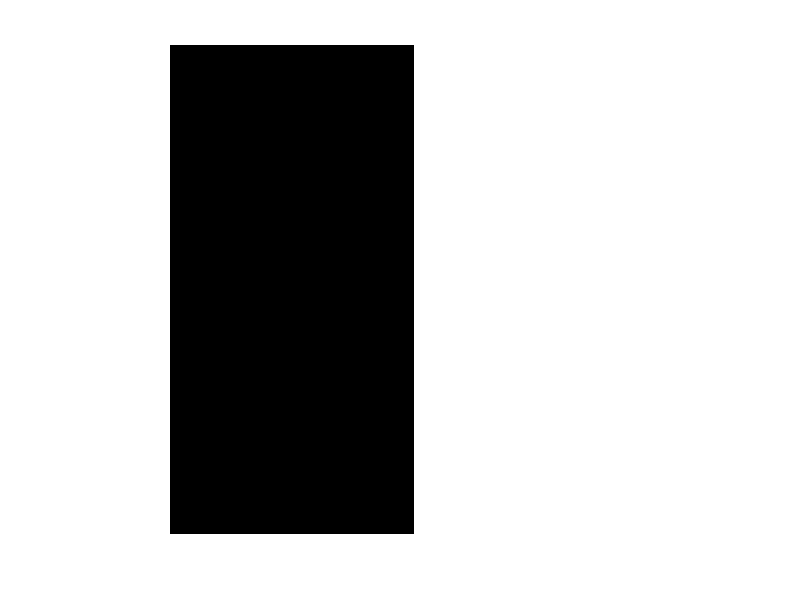

Write MATLAB code to recreate this figure. (Note: this script raises an error after producing the figure.)
%% DFT-1 Siyah-beyaz tek kenar
close all; clear all;
a = [zeros(256,128), ones(256,128)];
imshow(a);
a_ft = fftshift(fft2(a));
figure; fftshow(a_ft, 'log');
figure; fftshow(a_ft, 'abs');


%% DFT 2 Siyah zemin beyaz kutu
close all;
a = zeros(256,256);
a(78:178, 78:178) = 1;
imshow(a)

a_ft = fftshift(fft2(a));
figure; fftshow(a_ft, 'log');

figure; imshow(uint8(abs(a_ft)));
%% DFT-3 45 derece cevrilmis beyaz kutu

clc; close all;
[x,y]=meshgrid(1:256,1:256);
b=(x+y<329)&(x+y>182)&(x-y>-67)&(x-y<73);
imshow(b);

b_ft = fftshift(fft2(b));
figure; fftshow(b_ft,'log');


%% Dusuk geciren filtre
close all;
cm = imread('cameraman.tif');
imshow(cm);
cm_ft = fftshift(fft2(cm));
figure; fftshow(cm_ft, 'log');

[x,y] = meshgrid(-128:127, -128:127);
z = sqrt(x.^2 + y.^2);
b = (z < 50);
cm_ft_lp = cm_ft.*b;
figure; fftshow(cm_ft_lp, 'log');

cm_2 = uint8(abs(ifft2(cm_ft_lp)));
figure; imshow(cm_2);


%% Yuksek geciren filtre
close all;
cm = imread('cameraman.tif');
imshow(cm);
cm_ft = fftshift(fft2(cm));
figure; fftshow(cm_ft, 'log');

[x,y] = meshgrid(-128:127, -128:127);
z = sqrt(x.^2 + y.^2);
b = (z > 30);
cm_ft_lp = cm_ft.*b;
figure; fftshow(cm_ft_lp, 'log');

cm_2 = uint8(abs(ifft2(cm_ft_lp)));
figure; imshow(cm_2);

%% Butterworth dusuk geciren
close all;
cm = imread('cameraman.tif');
imshow(cm);
cm_ft = fftshift(fft2(cm));
figure; fftshow(cm_ft, 'log');

bw=tiefbutter(cm,10,2);
cm_ft_bw = cm_ft.*bw;
figure; fftshow(cm_ft_bw, 'log');

cm_2 = uint8(abs(ifft2(cm_ft_bw)));
figure; imshow(cm_2);
%% Butterworth yuksek geciren
close all;
cm = imread('cameraman.tif');
imshow(cm);
cm_ft = fftshift(fft2(cm));
figure; fftshow(cm_ft, 'log');

bw=hochbutter(cm,15,2);
cm_ft_bw = cm_ft.*bw;
figure; fftshow(cm_ft_bw, 'log');

cm_2 = uint8(abs(ifft2(cm_ft_bw)));
figure; imshow(cm_2);


%% Gaussian filtresi (Dusuk geciren)
close all;
cm = imread('cameraman.tif');
imshow(cm);
cm_ft = fftshift(fft2(cm));
figure; fftshow(cm_ft, 'log');

g = mat2gray(fspecial('gaussian',256,15));
cm_g = cm_ft.*g;
figure; fftshow(cm_g, 'log');
cm_2 = uint8(abs(ifft2(cm_g)));
figure; imshow(cm_2);
%% Gaussian filtresi (Yuksek geciren)
close all;
cm = imread('cameraman.tif');
imshow(cm);
cm_ft = fftshift(fft2(cm));
figure; fftshow(cm_ft, 'log');

g = mat2gray(fspecial('gaussian',256,15));
cm_g = cm_ft.*(1-g);
figure; fftshow(cm_g, 'log');
cm_2 = uint8(abs(ifft2(cm_g)));
figure; imshow(cm_2);

%% Periyodik gurultu
% Band filtresi
close all;
cm = imread('cameraman.tif');
imshow(cm);

[x,y] = meshgrid(1:256, 1:256);
noise = 1+sin(x+y/1.5);

cm_n = (double(cm)/128+noise)/4;
figure; imshow(cm_n);

cm_ft = fftshift(fft2(cm_n));
figure; fftshow(cm_ft, 'log');

[x,y] = meshgrid(-128:127, -128:127);
z = sqrt(x.^2 + y.^2);
b = (z<45) | (z>55);
cm_bnd = cm_ft.*b;
figure; fftshow(cm_bnd, 'log');

cm_2 = abs(ifft2(cm_bnd));
figure; imshow(cm_2);

%% Centik (Notch) filtresi
close all;
cm = imread('cameraman.tif');

[x,y] = meshgrid(1:256, 1:256);
noise = 1+sin(x+y/1.5);

cm_n = (double(cm)/128+noise)/4;
figure; imshow(cm_n);

cm_ft = fftshift(fft2(cm_n));
figure; fftshow(cm_ft, 'log');

cm_ft(150:158,:)=0;
cm_ft(98:104,:)=0;
cm_ft(:,168:172)=0;
cm_ft(:,86:90)=0;

figure; fftshow(cm_ft, 'log');
cm_2 = ifft2(cm_ft);
figure; imshow(abs(cm_2));

%%
% Frage 1: Grundlegende FFT-Anwendung
close all;

% Erstellen Sie ein Bild wie frage_1.png
a = zeros(256, 256);

for i = 1:32:256
    a(i:i+15, :) = 0;
    a(i+16:i+31, :) = 1;
end

imshow(a);

% und wenden Sie den FFT-Prozess an
a_ft = fftshift(fft2(a));
figure;
fftshow(a_ft, 'log');



%%
% Frage 2: Frequenzfilterung
% Laden Sie das Bild „cameraman.tif" und fuehren Sie 
% den Frequenzfilterungsprozess unter Berücksichtigung 
% des gegebenen filter_frage_2-Bildes aus

close all;
% Load the 'cameraman.tif' image
cm = imread('cameraman.tif');
imshow(cm);

cm_ft = fftshift(fft2(cm));
figure;
fftshow(cm_ft, 'log');

[x,y] = meshgrid(-128:127, -128:127);
z = sqrt(x.^2 + y.^2);
b = (z > 50);
cm_ft_lp = cm_ft.*b;
figure; fftshow(cm_ft_lp, 'log');

cm_2 = uint8(abs(ifft2(cm_ft_lp)));
figure; imshow(cm_2);


%%
% Frage 3: Rauschreduzierung im Frequenzbereich
close all;

% Laden Sie das Bild „twins_noisy.png“ und beseitigen Sie das Rauschen 
% mithilfe räumlicher Filter und FFT-Rauschanalyse
img = imread('twins_noisy.png');
imshow(img);
